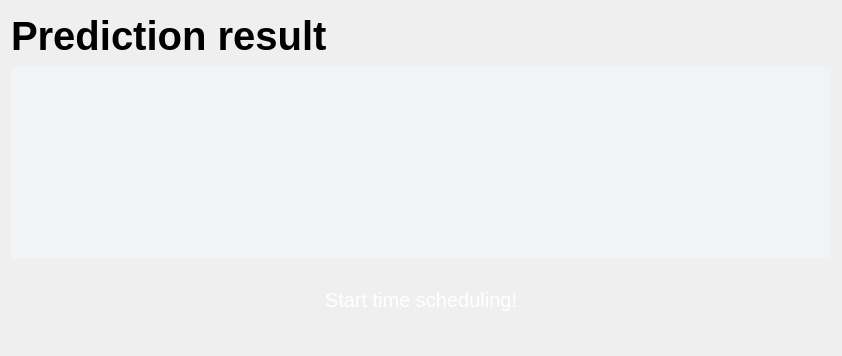
      <widget class="QWidget" name="newMovieScorePage">
       <layout class="QVBoxLayout" name="verticalLayout_10">
        <item>
         <layout class="QHBoxLayout" name="horizontalLayout_9">
          <property name="bottomMargin">
           <number>0</number>
          </property>
          <item>
           <widget class="QLabel" name="label_16">
            <property name="minimumSize">
             <size>
              <width>0</width>
              <height>50</height>
             </size>
            </property>
            <property name="maximumSize">
             <size>
              <width>820</width>
              <height>16777215</height>
             </size>
            </property>
            <property name="styleSheet">
             <string notr="true">font-size: 30pt;
font-weight: bold;
border-bottom: 1px solid rgb(170, 170, 170);</string>
            </property>
            <property name="text">
             <string>Prediction result</string>
            </property>
           </widget>
          </item>
         </layout>
        </item>
        <item>
         <layout class="QHBoxLayout" name="horizontalLayout_11">
          <property name="bottomMargin">
           <number>0</number>
          </property>
          <item alignment="Qt::AlignHCenter">
           <widget class="QTableWidget" name="movieScoreTable">
            <property name="minimumSize">
             <size>
              <width>820</width>
              <height>0</height>
             </size>
            </property>
            <property name="maximumSize">
             <size>
              <width>820</width>
              <height>16777215</height>
             </size>
            </property>
            <property name="styleSheet">
             <string notr="true">QTableWidget {
gridline-color: white;
color: black;
font-size: 13pt;
font-weight: bold;
border: none;
background-color: #F1F4F7;
selection-background-color: transparent;
alternate-background-color: #EDF2F5;
selection-color: black;
}

QScrollBar:vertical {
 border: 2px solid transparent;
 background: #F1F4F7;
 width: 7px;
 margin: 0px 0 0px 0;
 }
 QScrollBar::handle:vertical {
background: #DDE3E7;
min-height: 20px;
width: 3px;
 }

QScrollBar:horizontal {
border: 4px solid transparent;
background: transparent;;
height: 13px;
}

QScrollBar::handle:horizontal {
background: #A2A2A2;
min-width: 20px;
height: 3px;
}

</string>
            </property>
            <property name="editTriggers">
             <set>QAbstractItemView::NoEditTriggers</set>
            </property>
            <property name="alternatingRowColors">
             <bool>true</bool>
            </property>
            <property name="selectionMode">
             <enum>QAbstractItemView::NoSelection</enum>
            </property>
            <attribute name="horizontalHeaderVisible">
             <bool>false</bool>
            </attribute>
            <attribute name="horizontalHeaderDefaultSectionSize">
             <number>100</number>
            </attribute>
            <attribute name="horizontalHeaderMinimumSectionSize">
             <number>21</number>
            </attribute>
            <attribute name="horizontalHeaderStretchLastSection">
             <bool>true</bool>
            </attribute>
            <attribute name="verticalHeaderVisible">
             <bool>false</bool>
            </attribute>
            <attribute name="verticalHeaderDefaultSectionSize">
             <number>70</number>
            </attribute>
            <column>
             <property name="text">
              <string>Title</string>
             </property>
            </column>
            <column>
             <property name="text">
              <string>Directors</string>
             </property>
            </column>
            <column>
             <property name="text">
              <string>Actors</string>
             </property>
            </column>
            <column>
             <property name="text">
              <string>Genre</string>
             </property>
            </column>
            <column>
             <property name="text">
              <string>AgeGroup</string>
             </property>
            </column>
            <column>
             <property name="text">
              <string>RunningTime</string>
             </property>
            </column>
           </widget>
          </item>
         </layout>
        </item>
        <item>
         <spacer name="verticalSpacer_26">
          <property name="orientation">
           <enum>Qt::Vertical</enum>
          </property>
          <property name="sizeType">
           <enum>QSizePolicy::Fixed</enum>
          </property>
          <property name="sizeHint" stdset="0">
           <size>
            <width>20</width>
            <height>10</height>
           </size>
          </property>
         </spacer>
        </item>
        <item>
         <layout class="QHBoxLayout" name="horizontalLayout_13">
          <property name="bottomMargin">
           <number>0</number>
          </property>
          <item>
           <widget class="QPushButton" name="timeSchedulingButton">
            <property name="minimumSize">
             <size>
              <width>200</width>
              <height>50</height>
             </size>
            </property>
            <property name="maximumSize">
             <size>
              <width>200</width>
              <height>50</height>
             </size>
            </property>
            <property name="styleSheet">
             <string notr="true">QPushButton {
font-size: 15pt;
background-color: qlineargradient(x1: 0, y1: 0, x2: 1, y2: 0,
                                 stop: 0 #1E98FF, stop: 1.0 #13E3FF);
background-repeat: none;
color: white;
border-radius: 5px;
}
QPushButton:hover {
background-color: #007BE4;
}
QPushButton:pressed {
background-color: #0065BC;
}</string>
            </property>
            <property name="text">
             <string>Start time scheduling!</string>
            </property>
           </widget>
          </item>
         </layout>
        </item>
        <item>
         <spacer name="verticalSpacer_22">
          <property name="orientation">
           <enum>Qt::Vertical</enum>
          </property>
          <property name="sizeType">
           <enum>QSizePolicy::Fixed</enum>
          </property>
          <property name="sizeHint" stdset="0">
           <size>
            <width>20</width>
            <height>20</height>
           </size>
          </property>
         </spacer>
        </item>
       </layout>
      </widget>
